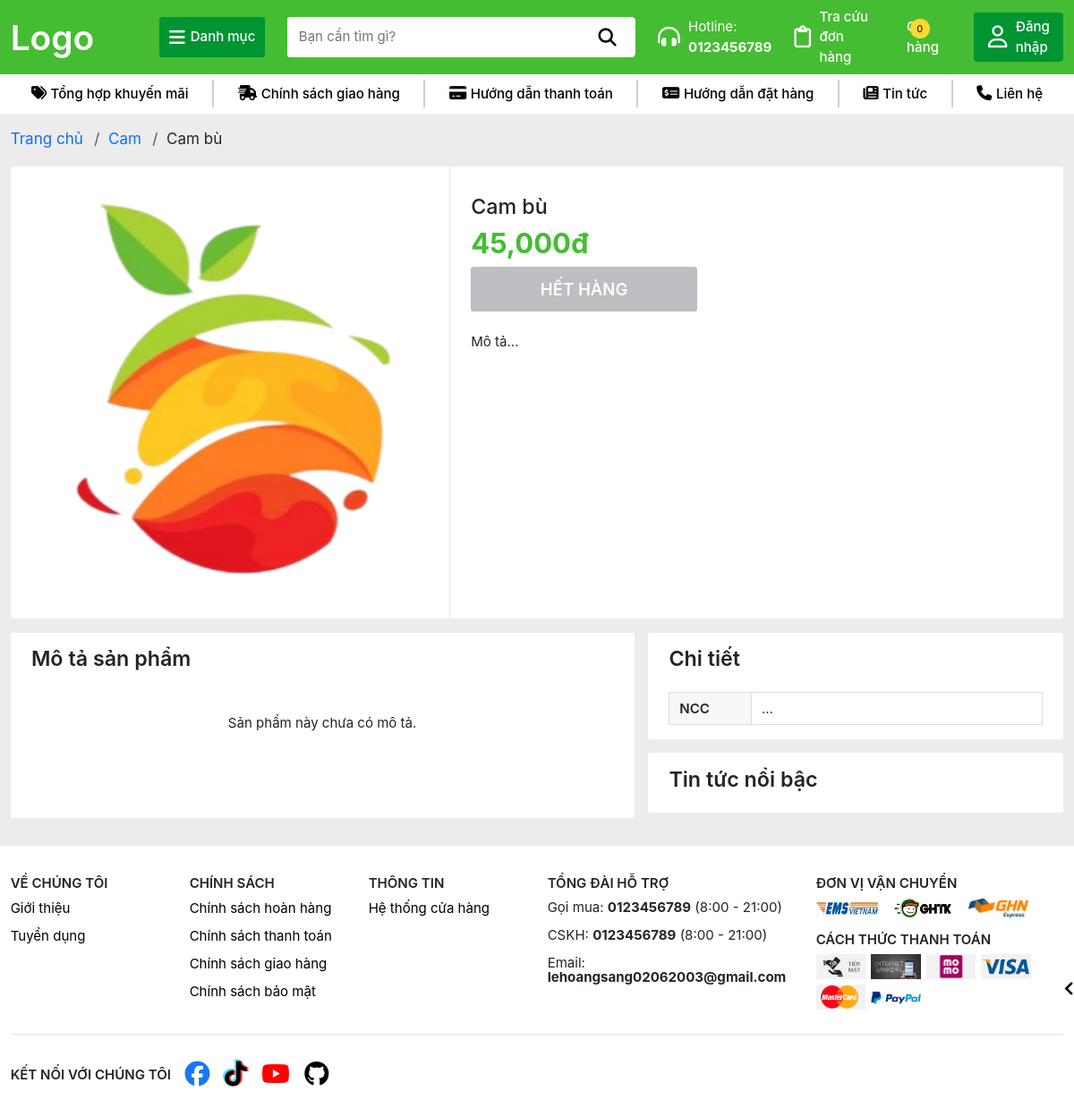
Page /sanpham/SP013 on the earlier database version.
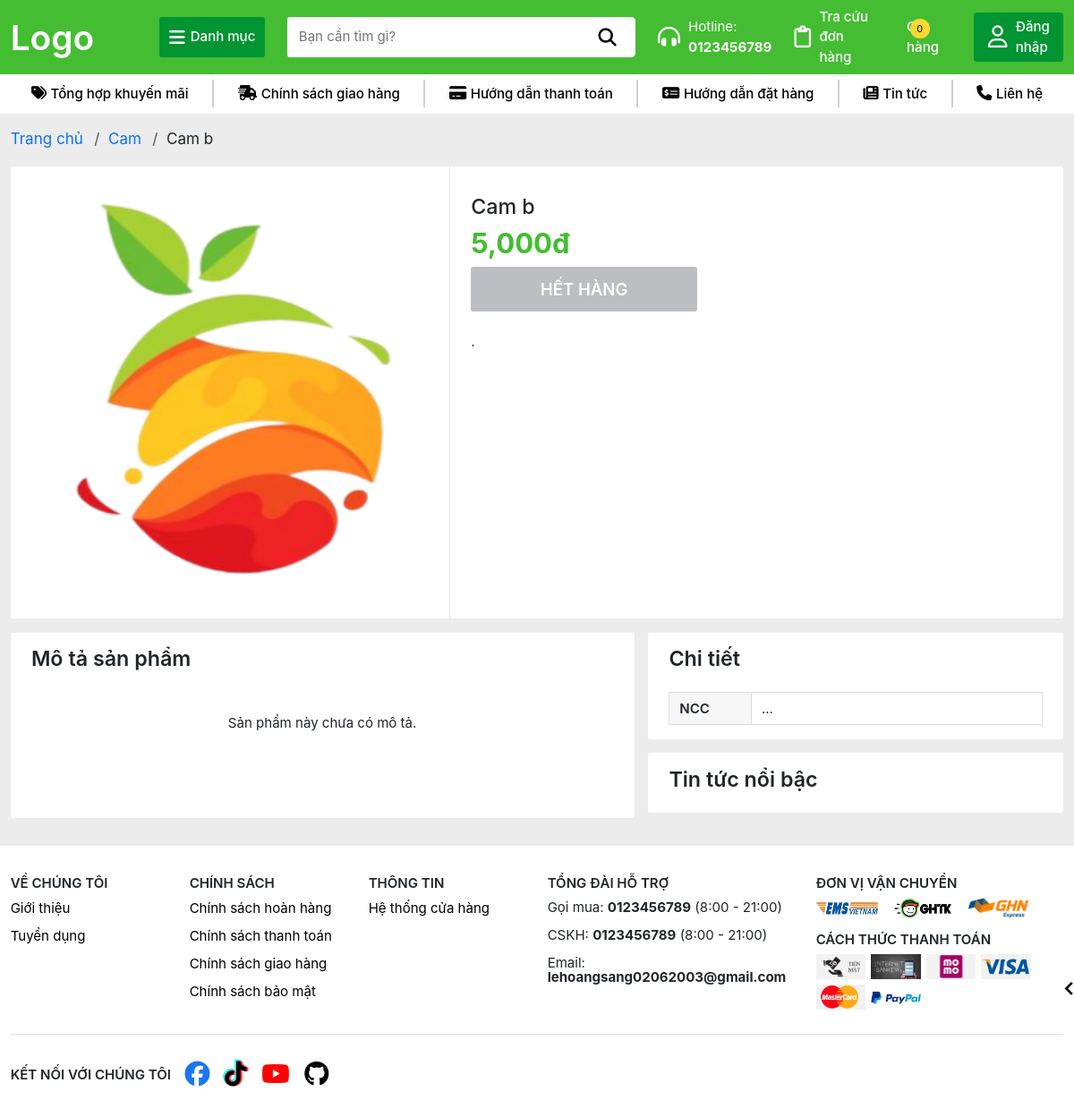
Same page on the later database version.
### TraiCay/models.py (models this page shows, shortened)
class SanPham(models.Model):
    MaSP = models.CharField(max_length=10, primary_key=True)
    MaLoai = models.ForeignKey(Loai, on_delete=models.SET_NULL, null=True)
    TenSP = models.CharField(max_length=100, unique=True)
    DonGia = models.DecimalField(max_digits=10, decimal_places=2)
    MoTa = models.TextField()
    def TatCaHinhAnh(self):
        return self.hinhanhsp_set.all()
    def TonKho(self):
        return sum([chitiet.SoLuongTon for chitiet in self.chitietkho_set.all()])

### TraiCay/views.py (the view)
# urls.py: path('sanpham/<str:id>', views.sanpham, name='SanPham'),
def sanpham(request, id):
    sanpham = get_object_or_404(SanPham,  pk=id)
    loai = sanpham.MaLoai
    spkho = ChiTietKho.objects.filter(MaSP=sanpham)
    return render(request, 'sanpham.html', {'Loai': loai, 'Fruit': sanpham})

### TraiCay/templates/sanpham.html (shortened to what the changed rows need)
{% extends 'layout/base.html' %}
{% block content %}
    {% load humanize %}
    {% load static %}
    <section class="breadcrumb">
        <ul class="breadcrumb-list d-flex">
            <li class="breadcrumb-item">
                <span>{{Fruit.TenSP}}</span>
            </li>
        </ul>
    </section>
    <section class="product-detail">
        <div class="container-fluid">
            <div class="row">
                <div class="col-lg-7 col-md-12 col-sm-12 col-12 product-detail-box product-info">
                    <div class="product-info-name">
                        <h3>{{Fruit.TenSP}}</h3>
                    </div>
                    <div class="product-info-price d-flex align-items-center">
                        <h2>{{Fruit.DonGia|floatformat:"0"|intcomma}}đ</h2>
                    </div>
                    <div class="product-action d-flex my-2 align-items-center">
                        {% if Fruit.TonKho > 0 %}
                            <div class="buy-action d-flex gap-3">
                                <button class="buy-action-btn" data-product-id="{{Fruit.MaSP}}">
                                    <h4>MUA NGAY</h4>
                                    <span>Giao tận nơi hoặc nhận tại cửa hàng</span>
                                </button>
                                <button class="add-to-cart-btn" data-product-id="{{Fruit.MaSP}}">
                                    <i class="fa-solid fa-cart-plus"></i>
                                </button>
                            </div>
                        {% else %}
                            <div class="buy-action">
                            </div>
                        {% endif %}
                    </div>
                    <div class="product-description d-flex flex-column gap-3 mt-4">
                        {{Fruit.MoTa}}
                    </div>
                </div>
            </div>
        </div>
    </section>
{% endblock %}

Differences in the rows shown:
changed SanPham: TenSP "Cam bù" → "Cam b"; DonGia "45,000" → "5,000"; MoTa "Mô tả..." → "."
